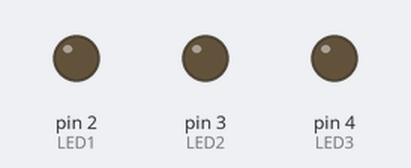
A sketch run on a simulated Arduino Uno, built with avr-gcc and run on an emulated ATmega328P. Parts: output pins drawn as LEDs (lit = HIGH).

Above: at 0.5 s.
At 1.5 s:
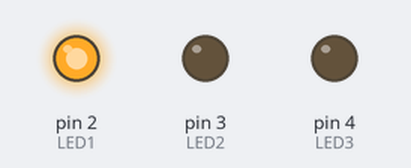
At 3.5 s:
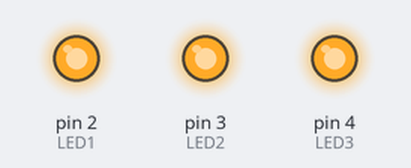
At 4.5 s:
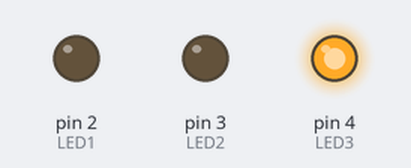
At 5.5 s:
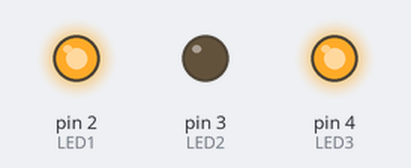
At 6.5 s:
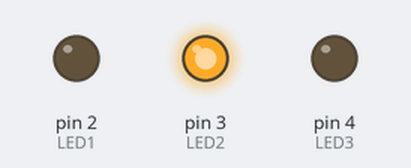
Timing chart, 0 to 7.8 s (numbered marks = the images above):
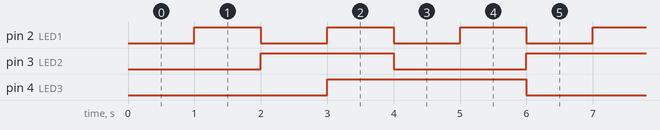

The sketch:

Multitasking_with_outputs.ino
```cpp
// Code by Aadhitya G

#define LED1 2
#define LED2 3
#define LED3 4
unsigned long prevMillisTask1 = 0;
unsigned long prevMillisTask2 = 0;
unsigned long prevMillisTask3 = 0;
const long intervalTask1 = 1000;  // Task1 runs every 500ms
const long intervalTask2 = 2000;  // Task2 runs every 700ms
const long intervalTask3 = 3000; // Task3 runs every 1000ms

bool led1State = LOW;
bool led2State = LOW;
bool led3State = LOW;


void task1();
void task2();
void task3();

void setup() {
    pinMode(LED1, OUTPUT);
    pinMode(LED2, OUTPUT);
    pinMode(LED3, OUTPUT);
}

void loop() {
    unsigned long currentMillis = millis();

    // Run tasks based on time
    if (currentMillis - prevMillisTask1 >= intervalTask1) {
        prevMillisTask1 = currentMillis;
        task1();
    }

    if (currentMillis - prevMillisTask2 >= intervalTask2) {
        prevMillisTask2 = currentMillis;
        task2();
    }

    if (currentMillis - prevMillisTask3 >= intervalTask3) {
        prevMillisTask3 = currentMillis;
        task3();
    }
}

void task1() {
    led1State ^= 1;  // Toggle LED1
    digitalWrite(LED1, led1State);
}

void task2() {
    led2State ^= 1;  // Toggle LED2
    digitalWrite(LED2, led2State);
}

void task3() {
    led3State ^= 1;  // Toggle LED3
    digitalWrite(LED3, led3State);
}
```

Measured:
- by itself, pin 2 (LED1): alternates HIGH for 1.0 s and LOW for 1.0 s
- by itself, pin 3 (LED2): alternates HIGH for 2.0 s and LOW for 2.0 s
- by itself, pin 4 (LED3): alternates HIGH for 3.0 s and LOW for 3.0 s
